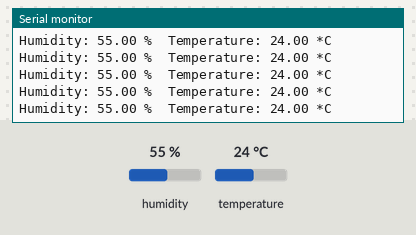
Recording of a sketch running on a simulated Arduino Uno, built with avr-gcc and run on an emulated ATmega328P. Shown: the last lines printed to the serial monitor. The inputs (shaded band) are chosen by the test bench; at power-on: humidity 55 %, temperature 24 °C.

Above: at 2.8 s.
2.9 s: humidity set to 22 %
At 4.27 s:
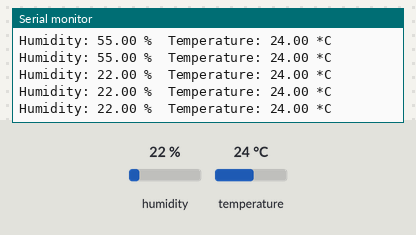
8.9 s: temperature set to 12 °C
At 10.41 s:
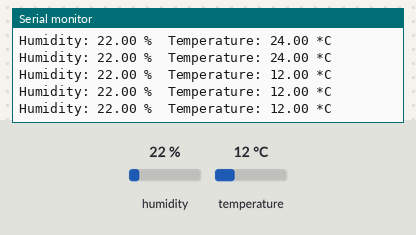
14.9 s: humidity set to 40 %
At 16.55 s:
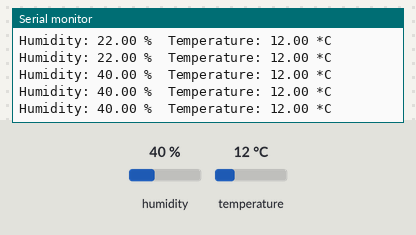
Timing chart, 0 to 18.1 s (numbered marks = the images above; inputs shaded):
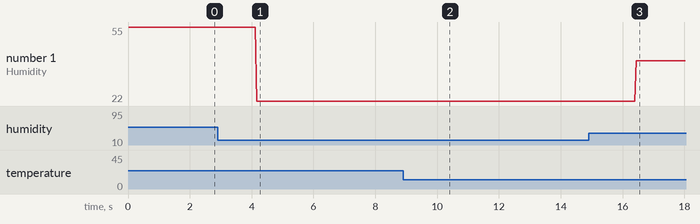

The sketch:

HumidityTemperatureSensors.ino
```cpp
// humidity/temperature sensors
// To connect D2

//When MCU sends a trigger signal, sensor will change from low power consumption mode to active mode.
//After the trigger signal sensor will send a response signal back to MCU, then 40 bit collected data is sent out and a new signal collecting is trigged.
//(Note that the 40 bit collected data which is sent from sensor to MCU is already collected before the trigger signal comes.)
//One trigger signal receives one time 40 bit response data from sensor. Single-bus data is used for communication between MCU and sensor.
//It costs 5ms for single time communication.The high-order bit of data sends out first.
//Signal Data is 40 bit, comprised of 16 bit humidity data, 16 bit temperature data and 8 bit checksum.
//The data format is:
//8bits integer part of humidity+8bits decimal part of humidity+8bits integer part of temperature+8bits decimal part of temperature+8bits checksum.

#include "DHT.h"
#define DHTPIN 2     // what pin we're connected to

// Uncomment whatever type you're using!
#define DHTTYPE DHT11   // DHT 11
//#define DHTTYPE DHT22   // DHT 22  (AM2302)
//#define DHTTYPE DHT21   // DHT 21 (AM2301)

// Connect pin 1 (on the left) of the sensor to +5V
// Connect pin 2 of the sensor to whatever your DHTPIN is
// Connect pin 4 (on the right) of the sensor to GROUND
// Connect a 10K resistor from pin 2 (data) to pin 1 (power) of the sensor

DHT dht(DHTPIN, DHTTYPE);

void setup()
{
    Serial.begin(9600);
    Serial.println("DHT11");

    dht.begin();
}

void loop()
{
    // Reading temperature or humidity takes about 250 milliseconds!
    // Sensor readings may also be up to 2 seconds 'old' (its a very slow sensor)
    float h = dht.readHumidity();
    float t = dht.readTemperature();

    // check if returns are valid, if they are NaN (not a number) then something went wrong!
    if (isnan(t) || isnan(h))
    {
        Serial.println("Failed to read from DHT");
    }
    else
    {
        Serial.print("Humidity: ");
        Serial.print(h);
        Serial.print(" %\t");
        Serial.print("Temperature: ");
        Serial.print(t);
        Serial.println(" *C");
    }
}
```

Measured:
- after the input at 2.9 s, the serial monitor: prints a new line after 1.3 s (image 1)
- after the input at 8.9 s, the serial monitor: prints a new line after 1.4 s (image 2)
- after the input at 14.9 s, the serial monitor: prints a new line after 1.5 s (image 3)
- plotted number 1: 55 → 22 after the input at 2.9 s, 22 → 40 after the input at 14.9 s
